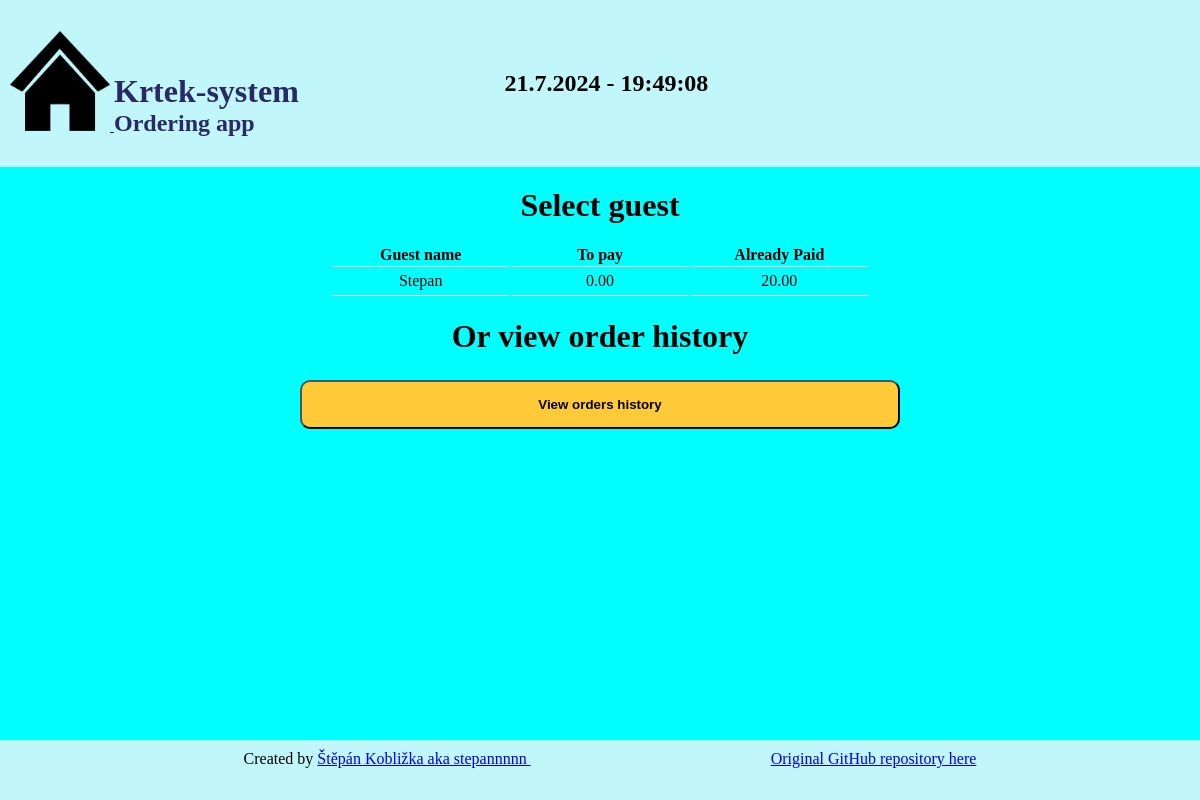
Before: / with the older database file.
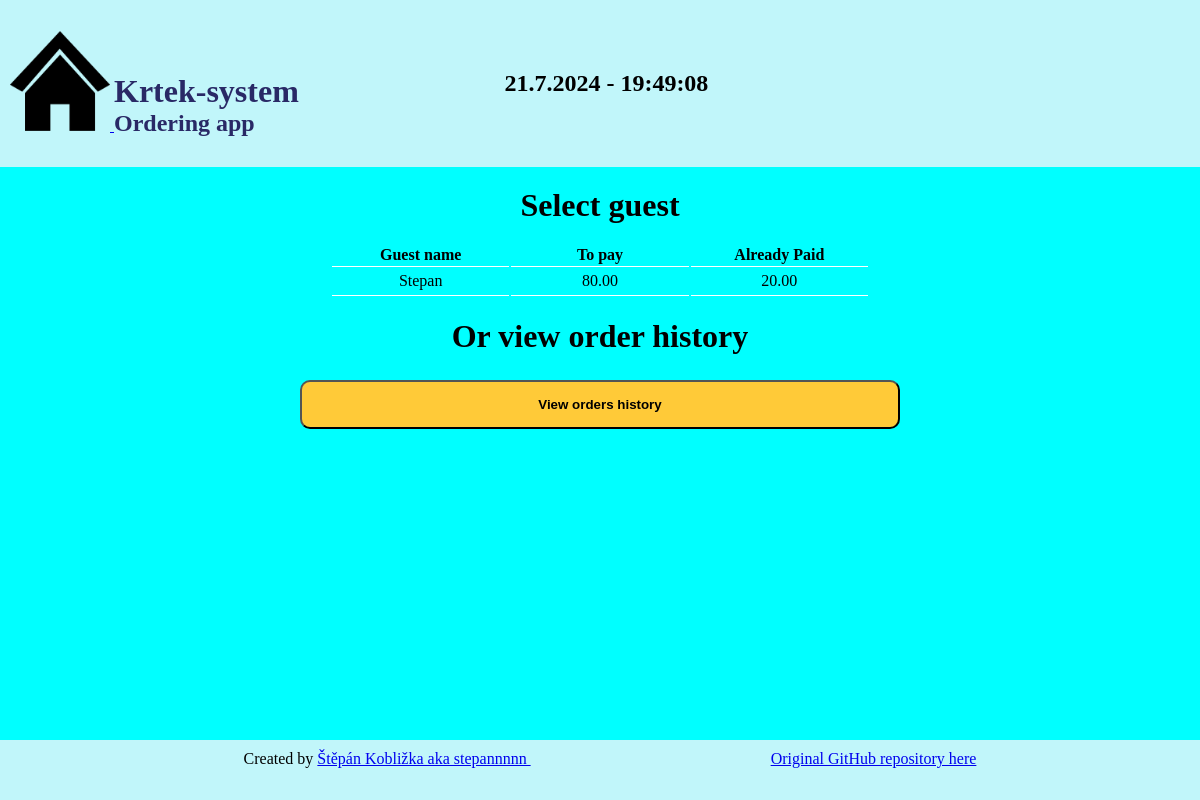
After: the same page with the newer database file.
### orders/models.py (models this page shows, shortened)
class Guest(models.Model):
    name = models.CharField(max_length=20)
    to_pay = models.DecimalField(max_digits=10, decimal_places=2, default=0)
    already_paid = models.DecimalField(max_digits=10, decimal_places=2, default=0)
    active = models.BooleanField()
    class Meta:
        ordering = ["name"]

### orders/views.py (the view)
# urls.py: path("", views.IndexView.as_view(), name="index"),
class IndexView(generic.ListView):
    template_name = "orders/index.html"
    context_object_name = "guest_list"
    def get_queryset(self):
        return Guest.objects.filter(active=True)

### orders/templates/orders/index.html
{% extends 'orders/base.html'%}
{% block content %}
<h1> Select guest </h1>
{% if guest_list %}
<table id="indextable">
    <tr>
        <th>Guest name</th>
        <th>To pay</th>
        <th>Already Paid</th>
    </tr>
    {% for guest in guest_list %}
    <tr onclick="window.location='{% url 'orders:guest_action' guest.id %}'">
        <td>{{ guest.name }}</td>
        <td>{{ guest.to_pay }}</td>
        <td>{{ guest.already_paid }}</td>
    </tr>
    {% endfor %}
    </table>
{% else %}
    <p>No guests are available.</p>
{% endif %}
<h1> Or view order history </h1>
<form action="{% url 'orders:history' %}" method="get">
    <input type="submit" value="View orders history">
</form>
{% endblock %}

Changed rows visible on the page:
changed Guest "Stepan": to_pay "0.00" → "80.00"
